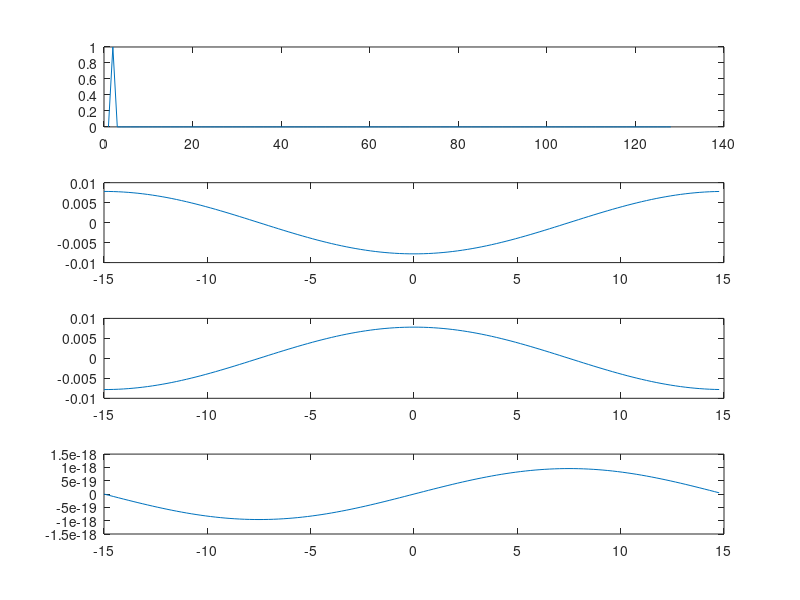

Here is the MATLAB script that generated this plot:
clear all; close all; clc;

T=30;
n=128;
freq=2;
t2=linspace(-T/2,T/2,n+1); t=t2(1:n);

phase = pi;

u=zeros(size(t));
u(freq)=1;
%set first bin to 1 with phase

subplot(4,1,1)
plot(u)

subplot(4,1,2)
plot(t,real((ifft(u))))

%add phase
g=u;
u(freq)=1*exp(i * phase);

subplot(4,1,3)
plot(t,real(ifft(u)))

subplot(4,1,4)
plot(t,real(ifft(g+u)))


